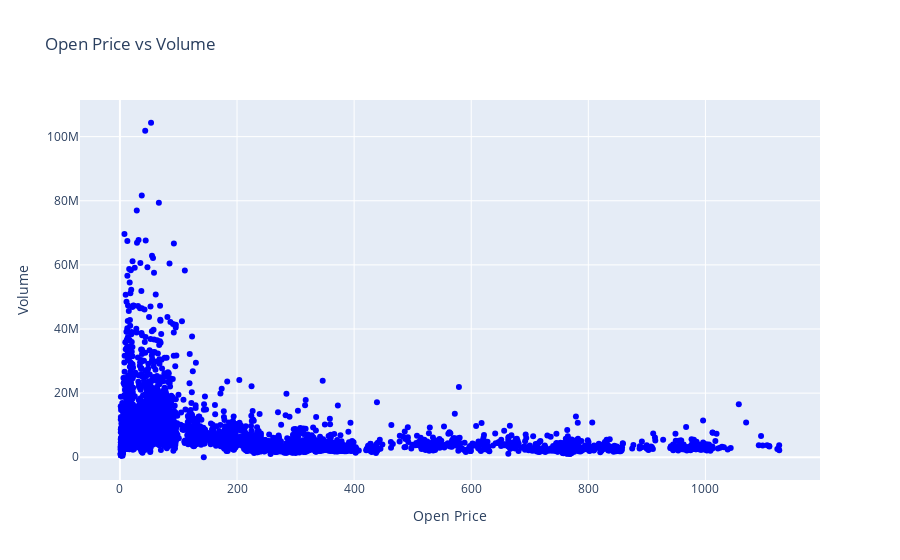

Here is the notebook cell this chart was saved with:
### Markdown cell above
### Customizing Hover Labels

To enhance the interactivity of our scatter plot, we will customize the hover labels to display more descriptive information about each data point. This can help users better understand the data as they interact with the visualization.

### Code cell
# Customize hover labels using the hover template
fig.update_traces(
    hovertemplate=
        "Open Price: %{x}<br>" +
        "Volume: %{y}<br>" +
        "<extra></extra>"  # Removes trace name from the hover labels
)

# Display the updated figure with customized hover labels
fig.show()

### Figure 1 — Plotly figure (JSON) as saved in the notebook; plotly's stock layout.template omitted (floating-point values rounded to 4 significant figures; data arrays with more than 128 entries replaced by an {"elided": "..."} marker saying what was removed)
{"data": [{"hovertemplate": "Open Price: %{x}<br>Volume: %{y}<br><extra></extra>", "marker": {"color": "blue"}, "mode": "markers", "type": "scatter", "x": {"elided": "5153 float values"}, "y": {"elided": "5153 int values"}}], "layout": {"title": {"text": "Open Price vs Volume"}, "xaxis": {"title": {"text": "Open Price"}}, "yaxis": {"title": {"text": "Volume"}}}}
